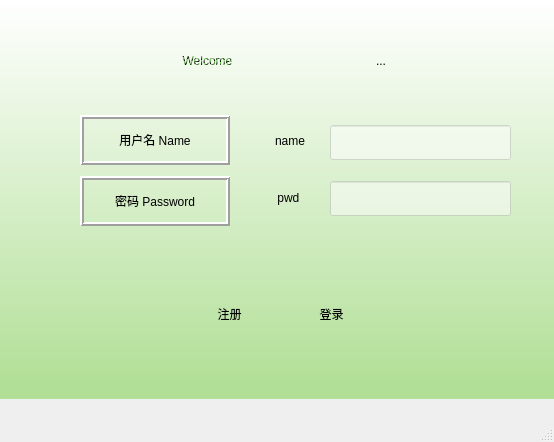
<?xml version="1.0" encoding="UTF-8"?>
<ui version="4.0">
 <class>client</class>
 <widget class="QMainWindow" name="client">
  <property name="geometry">
   <rect>
    <x>0</x>
    <y>0</y>
    <width>554</width>
    <height>442</height>
   </rect>
  </property>
  <property name="minimumSize">
   <size>
    <width>554</width>
    <height>442</height>
   </size>
  </property>
  <property name="maximumSize">
   <size>
    <width>554</width>
    <height>442</height>
   </size>
  </property>
  <property name="windowTitle">
   <string>微绿</string>
  </property>
  <property name="styleSheet">
   <string notr="true"/>
  </property>
  <widget class="QWidget" name="centralwidget">
   <property name="styleSheet">
    <string notr="true">QWidget#widget{
	background-color: qlineargradient(spread:pad, x1:0, y1:0.971591, x2:0, y2:0, stop:0 rgba(177, 223, 150, 255), stop:1 rgba(255, 255, 255, 255));
}</string>
   </property>
   <widget class="QWidget" name="verticalLayoutWidget_2">
    <property name="geometry">
     <rect>
      <x>330</x>
      <y>110</y>
      <width>181</width>
      <height>121</height>
     </rect>
    </property>
    <layout class="QVBoxLayout" name="verticalLayout_2">
     <item>
      <widget class="QLineEdit" name="lineEdit_username">
       <property name="minimumSize">
        <size>
         <width>0</width>
         <height>35</height>
        </size>
       </property>
       <property name="maximumSize">
        <size>
         <width>16777215</width>
         <height>35</height>
        </size>
       </property>
       <property name="styleSheet">
        <string notr="true">background-color: rgba(255, 255, 255,0.5);
font: 75 14pt &quot;Comic Sans MS&quot;;</string>
       </property>
      </widget>
     </item>
     <item>
      <widget class="QLineEdit" name="lineEdit_pwd">
       <property name="minimumSize">
        <size>
         <width>0</width>
         <height>35</height>
        </size>
       </property>
       <property name="maximumSize">
        <size>
         <width>16777215</width>
         <height>35</height>
        </size>
       </property>
       <property name="styleSheet">
        <string notr="true">background-color: rgba(255, 255, 255,0.5);</string>
       </property>
       <property name="echoMode">
        <enum>QLineEdit::Password</enum>
       </property>
      </widget>
     </item>
    </layout>
   </widget>
   <widget class="QWidget" name="verticalLayoutWidget">
    <property name="geometry">
     <rect>
      <x>30</x>
      <y>110</y>
      <width>201</width>
      <height>121</height>
     </rect>
    </property>
    <layout class="QVBoxLayout" name="verticalLayout">
     <property name="sizeConstraint">
      <enum>QLayout::SetDefaultConstraint</enum>
     </property>
     <property name="leftMargin">
      <number>50</number>
     </property>
     <item>
      <widget class="QLabel" name="label_username">
       <property name="minimumSize">
        <size>
         <width>150</width>
         <height>50</height>
        </size>
       </property>
       <property name="maximumSize">
        <size>
         <width>150</width>
         <height>50</height>
        </size>
       </property>
       <property name="styleSheet">
        <string notr="true">font: 75 12pt &quot;Comic Sans MS&quot;;
</string>
       </property>
       <property name="frameShape">
        <enum>QFrame::Box</enum>
       </property>
       <property name="frameShadow">
        <enum>QFrame::Raised</enum>
       </property>
       <property name="lineWidth">
        <number>2</number>
       </property>
       <property name="text">
        <string>用户名 Name</string>
       </property>
       <property name="alignment">
        <set>Qt::AlignCenter</set>
       </property>
      </widget>
     </item>
     <item>
      <widget class="QLabel" name="label_pwd">
       <property name="minimumSize">
        <size>
         <width>150</width>
         <height>50</height>
        </size>
       </property>
       <property name="maximumSize">
        <size>
         <width>150</width>
         <height>50</height>
        </size>
       </property>
       <property name="styleSheet">
        <string notr="true">font: 75 12pt &quot;Comic Sans MS&quot;;</string>
       </property>
       <property name="frameShape">
        <enum>QFrame::Box</enum>
       </property>
       <property name="frameShadow">
        <enum>QFrame::Raised</enum>
       </property>
       <property name="lineWidth">
        <number>2</number>
       </property>
       <property name="text">
        <string>密码 Password</string>
       </property>
       <property name="alignment">
        <set>Qt::AlignCenter</set>
       </property>
      </widget>
     </item>
    </layout>
   </widget>
   <widget class="QWidget" name="verticalLayoutWidget_3">
    <property name="geometry">
     <rect>
      <x>270</x>
      <y>110</y>
      <width>42</width>
      <height>121</height>
     </rect>
    </property>
    <layout class="QVBoxLayout" name="verticalLayout_3">
     <item>
      <widget class="QToolButton" name="username">
       <property name="minimumSize">
        <size>
         <width>40</width>
         <height>40</height>
        </size>
       </property>
       <property name="maximumSize">
        <size>
         <width>40</width>
         <height>40</height>
        </size>
       </property>
       <property name="styleSheet">
        <string notr="true">border-style:none</string>
       </property>
       <property name="text">
        <string>name</string>
       </property>
       <property name="icon">
        <iconset resource="Client.qrc">
         <normaloff>:/Client/QT/icon/login_Account.png</normaloff>:/Client/QT/icon/login_Account.png</iconset>
       </property>
       <property name="iconSize">
        <size>
         <width>30</width>
         <height>30</height>
        </size>
       </property>
      </widget>
     </item>
     <item>
      <widget class="QToolButton" name="Pwd">
       <property name="minimumSize">
        <size>
         <width>40</width>
         <height>40</height>
        </size>
       </property>
       <property name="maximumSize">
        <size>
         <width>40</width>
         <height>40</height>
        </size>
       </property>
       <property name="styleSheet">
        <string notr="true">border-style:none</string>
       </property>
       <property name="text">
        <string>pwd </string>
       </property>
       <property name="icon">
        <iconset resource="Client.qrc">
         <normaloff>:/Client/QT/icon/Password.png</normaloff>:/Client/QT/icon/Password.png</iconset>
       </property>
       <property name="iconSize">
        <size>
         <width>30</width>
         <height>30</height>
        </size>
       </property>
      </widget>
     </item>
    </layout>
   </widget>
   <widget class="QWidget" name="horizontalLayoutWidget">
    <property name="geometry">
     <rect>
      <x>150</x>
      <y>260</y>
      <width>261</width>
      <height>108</height>
     </rect>
    </property>
    <layout class="QHBoxLayout" name="horizontalLayout">
     <item>
      <widget class="QToolButton" name="pushButton_register">
       <property name="styleSheet">
        <string notr="true">border-style:none;
font: 28pt &quot;华文隶书&quot;;</string>
       </property>
       <property name="text">
        <string>注册</string>
       </property>
       <property name="icon">
        <iconset resource="Client.qrc">
         <normaloff>:/Client/QT/icon/Register.png</normaloff>:/Client/QT/icon/Register.png</iconset>
       </property>
       <property name="iconSize">
        <size>
         <width>50</width>
         <height>50</height>
        </size>
       </property>
       <property name="toolButtonStyle">
        <enum>Qt::ToolButtonTextUnderIcon</enum>
       </property>
      </widget>
     </item>
     <item>
      <widget class="QToolButton" name="pushButton_login">
       <property name="styleSheet">
        <string notr="true">border-style:none;
font: 28pt &quot;华文隶书&quot;;</string>
       </property>
       <property name="text">
        <string>登录</string>
       </property>
       <property name="icon">
        <iconset resource="Client.qrc">
         <normaloff>:/Client/QT/icon/Login.png</normaloff>:/Client/QT/icon/Login.png</iconset>
       </property>
       <property name="iconSize">
        <size>
         <width>50</width>
         <height>50</height>
        </size>
       </property>
       <property name="toolButtonStyle">
        <enum>Qt::ToolButtonTextUnderIcon</enum>
       </property>
      </widget>
     </item>
    </layout>
   </widget>
   <widget class="QWidget" name="horizontalLayoutWidget_2">
    <property name="geometry">
     <rect>
      <x>80</x>
      <y>20</y>
      <width>341</width>
      <height>82</height>
     </rect>
    </property>
    <layout class="QHBoxLayout" name="horizontalLayout_2">
     <item>
      <widget class="QLabel" name="label">
       <property name="minimumSize">
        <size>
         <width>0</width>
         <height>80</height>
        </size>
       </property>
       <property name="maximumSize">
        <size>
         <width>16777215</width>
         <height>80</height>
        </size>
       </property>
       <property name="styleSheet">
        <string notr="true">font: 75 italic 28pt &quot;Comic Sans MS&quot;;
color: qlineargradient(spread:repeat, x1:0.72043, y1:0.732955, x2:1, y2:1, stop:0.134409 rgba(0, 0, 0, 255), stop:0.833333 rgba(96, 198, 66, 233));</string>
       </property>
       <property name="text">
        <string>Welcome</string>
       </property>
       <property name="alignment">
        <set>Qt::AlignCenter</set>
       </property>
      </widget>
     </item>
     <item>
      <widget class="QToolButton" name="toolButton">
       <property name="minimumSize">
        <size>
         <width>80</width>
         <height>80</height>
        </size>
       </property>
       <property name="maximumSize">
        <size>
         <width>80</width>
         <height>80</height>
        </size>
       </property>
       <property name="styleSheet">
        <string notr="true">border-style:none</string>
       </property>
       <property name="text">
        <string>...</string>
       </property>
       <property name="icon">
        <iconset resource="Client.qrc">
         <normaloff>:/Client/QT/icon/talk.png</normaloff>:/Client/QT/icon/talk.png</iconset>
       </property>
       <property name="iconSize">
        <size>
         <width>70</width>
         <height>70</height>
        </size>
       </property>
      </widget>
     </item>
    </layout>
   </widget>
   <widget class="QWidget" name="widget" native="true">
    <property name="geometry">
     <rect>
      <x>0</x>
      <y>0</y>
      <width>554</width>
      <height>399</height>
     </rect>
    </property>
   </widget>
   <zorder>widget</zorder>
   <zorder>verticalLayoutWidget_2</zorder>
   <zorder>verticalLayoutWidget</zorder>
   <zorder>verticalLayoutWidget_3</zorder>
   <zorder>horizontalLayoutWidget</zorder>
   <zorder>horizontalLayoutWidget_2</zorder>
  </widget>
  <widget class="QMenuBar" name="menubar">
   <property name="geometry">
    <rect>
     <x>0</x>
     <y>0</y>
     <width>554</width>
     <height>21</height>
    </rect>
   </property>
  </widget>
  <widget class="QStatusBar" name="statusbar"/>
 </widget>
 <resources>
  <include location="Client.qrc"/>
 </resources>
 <connections/>
</ui>
